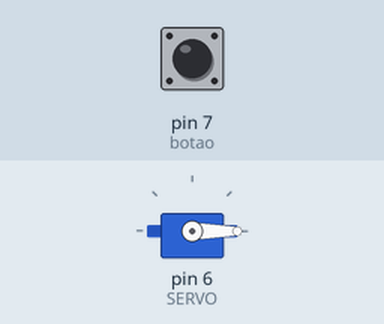
Simulated run of this sketch. Board: Arduino Uno, built with avr-gcc and run on an emulated ATmega328P. Parts: servo. The inputs (shaded band) are chosen by the test bench; at power-on: pin 7 (botao) LOW.

Above: at 1.2 s.
1.3 s: pin 7 (botao) pulled HIGH for 0.15 s
At 2.8 s:
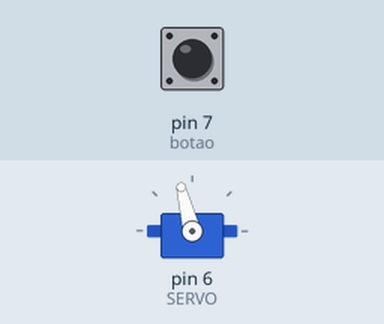
4.4 s: pin 7 (botao) pulled HIGH for 3.2 s
At 5.6 s:
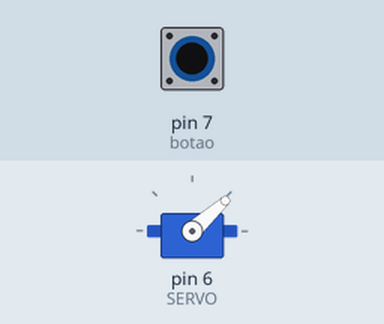
10.6 s: pin 7 (botao) pulled HIGH for 1 s
At 11.25 s:
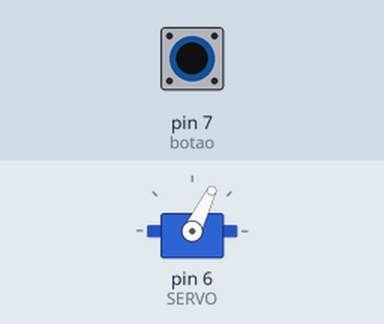
Timing chart, 0 to 16.8 s (numbered marks = the images above; inputs shaded):
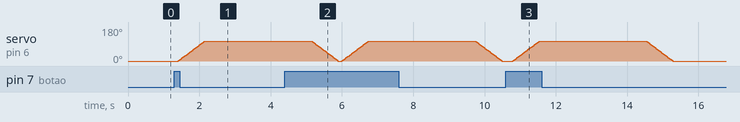

The sketch:

barreiraCancela.ino
```cpp
#include <Servo.h>

#define SERVO 6
#define ANGULO 105
#define botao 7

int valorBotao = 0;
int ativado = 0;

Servo s; // Variável Servo
int pos; // Posição Servo

void setup ()
{
  pinMode(botao, INPUT);
  Serial.begin(9600);
  s.attach(SERVO);
  Serial.begin(9600);
  s.write(0); // Inicia motor posição zero
}

void loop()
{
  valorBotao = digitalRead(botao);
  delay(100);

  if(valorBotao == 1 ){
    for(pos = 0; pos < ANGULO; pos++){
        s.write(pos);
        delay(7);
    }
      ativado++;
    delay(1000);
  }

  if(ativado == 1){
    delay(2000);
    for(pos = ANGULO; pos >= 0; pos--){
        s.write(pos);
        delay(7);
      }
      ativado--;
  }
}
```

Measured:
- after the input at 1.3 s, servo on pin 6 (SERVO): moves from 0° to 104° over 0.74 s, starting after 0.11 s
- after the input at 10.6 s, servo on pin 6 (SERVO): rises from 0° to 105° in 3.7 s, then falls to 0° in 0.74 s
